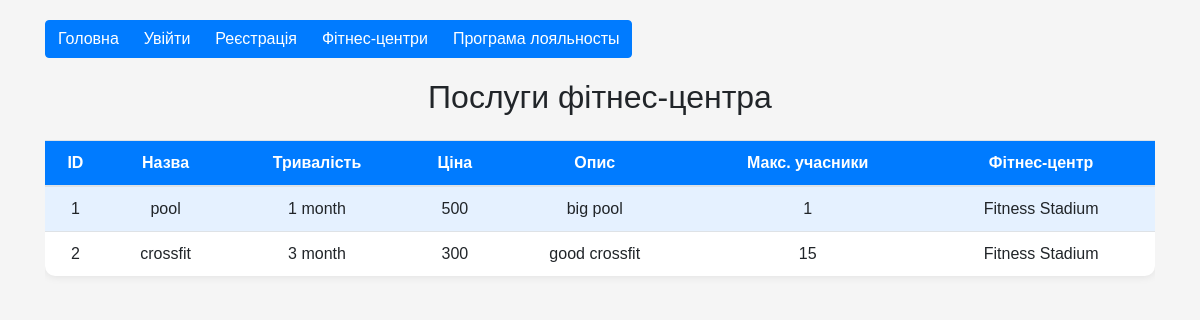
The page /fitness_center/1/services on the database as committed earlier.
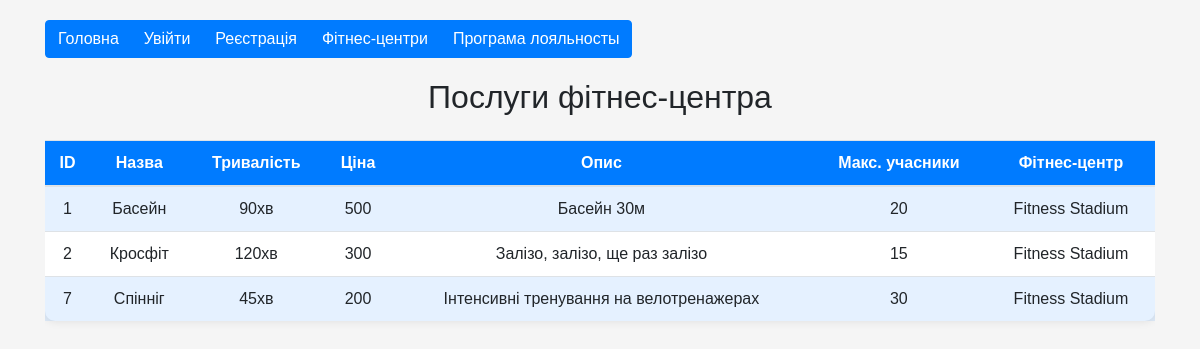
The same page on the database as committed later.
### tables this page shows
CREATE TABLE service (id INTEGER NOT NULL UNIQUE, name TEXT NOT NULL UNIQUE, duration TEXT NOT NULL DEFAULT 0, description TEXT, price INTEGER NOT NULL DEFAULT 0, gym_id INTEGER NOT NULL REFERENCES gym (id), max_attendees INTEGER NOT NULL DEFAULT 1);

CREATE TABLE gym (id INTEGER NOT NULL UNIQUE, adress TEXT NOT NULL, contacts TEXT NOT NULL, name TEXT NOT NULL UNIQUE, PRIMARY KEY (id AUTOINCREMENT));

### app.py (the view)
@app.route('/fitness_center/<int:gym_id>/services', methods=['GET'])
def get_services(gym_id):
    with SQLiteDatabase('DB.db') as db:
        res = db.select_method('service', {'gym_id': gym_id}, join={'gym': 'service.gym_id = gym.id'},
                               columns=['service.id AS service_id', 'service.name', 'service.duration', 'service.price',
                                        'service.description', 'service.max_attendees', 'gym.name AS gym_name'])
        return render_template('services.html', services=res)

### app.py (called while the page is built)
def dict_factory(cursor, row):
    d = {}
    for idx, col in enumerate(cursor.description):
        d[col[0]] = row[idx]
    return d

    def __enter__(self):
        self.connection = sqlite3.connect(self.db_path)
        self.connection.row_factory = dict_factory
        return self

    def __exit__(self, exc_type, exc_val, exc_tb):
        if self.connection:
            self.connection.close()

### templates/services.html (shortened to what this page needs)
<!DOCTYPE html>
<html lang="uk">
<head>
    <link href="https://stackpath.bootstrapcdn.com/bootstrap/4.5.2/css/bootstrap.min.css" rel="stylesheet">
</head>
<body>
<div class="container">
    <div class="btn-group" role="group" aria-label="Basic example">
        <a href="/" class="btn btn-primary">Головна</a>
        <a href="/login" class="btn btn-primary">Увійти</a>
        <a href="/register" class="btn btn-primary">Реєстрація</a>
        <a href="/fitness_center" class="btn btn-primary">Фітнес-центри</a>
        <a href="/" class="btn btn-primary">Програма лояльносты</a>
    </div>
    <h2 class="text-center mb-4">Послуги фітнес-центра</h2>
    <div class="table-responsive">
        <table class="table table-striped">
            <thead>
            <tr>
                <th>ID</th>
                <th>Назва</th>
                <th>Тривалість</th>
                <th>Ціна</th>
                <th>Опис</th>
                <th>Макс. учасники</th>
                <th>Фітнес-центр</th>
            </tr>
            </thead>
            <tbody>
            {% for service in services %}
            <tr>
                <td>{{ service.service_id }}</td>
                <td>{{ service.name }}</td>
                <td>{{ service.duration }}</td>
                <td>{{ service.price }}</td>
                <td>{{ service.description }}</td>
                <td>{{ service.max_attendees }}</td>
                <td>{{ service.gym_name }}</td>
            </tr>
            {% endfor %}
            </tbody>
        </table>
    </div>
</div>
</body>
</html>

### templates/services.html (style rules this page uses)
body { background-color: #f5f5f5; font-family: Arial, sans-serif; }
.container { margin-top: 20px; }
.btn-group { margin-bottom: 20px; }
.table { background-color: #fff; border-radius: 10px; box-shadow: 0px 0px 10px 0px rgba(0,0,0,0.1); }
.table th, .table td { vertical-align: middle; text-align: center; padding: 10px; }
.table th { background-color: #007bff; color: #fff; }
.table-striped tbody tr:nth-of-type(odd) { background-color: rgba(0, 123, 255, 0.1); }

Rows that differ between the two databases and show on the page:
changed service: name "pool" → "Басейн"; duration "1 month" → "90хв"; description "big pool" → "Басейн 30м"; max_attendees "1" → "20"
changed service: name "crossfit" → "Кросфіт"; duration "3 month" → "120хв"; description "good crossfit" → "Залізо, залізо, ще раз залізо"
added service: service_id "7", name "Спінніг", duration "45хв", price "200", description "Інтенсивні тренування на велотренажерах", max_attendees "30", gym_name "Fitness Stadium"
